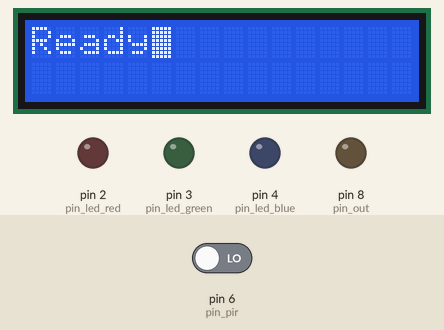
This program was run on a simulated Arduino Nano, built with avr-gcc and run on an emulated ATmega328P. Shown: 16×2 character LCD, output pins drawn as LEDs (lit = HIGH). The test bench sets the inputs (shaded band); at power-on: pin 6 (pin_pir) LOW.

Above: at 7.1 s.
9.3 s: pin 6 (pin_pir) driven HIGH
At 9.6 s:
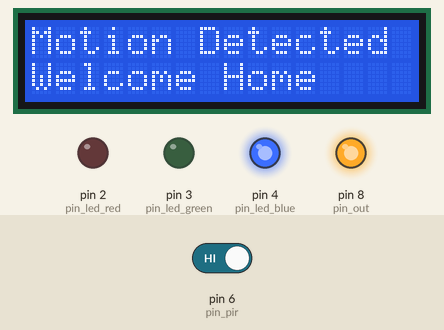
10.8 s: pin 6 (pin_pir) driven LOW
At 12.9 s:
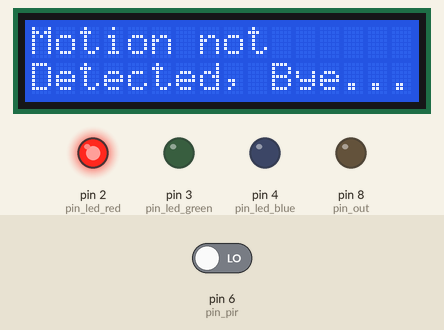
At 17.9 s:
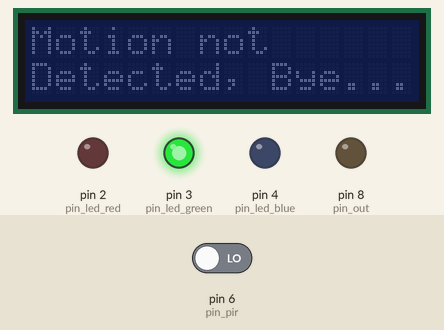
Timing chart, 0 to 19.4 s (numbered marks = the images above; inputs shaded):
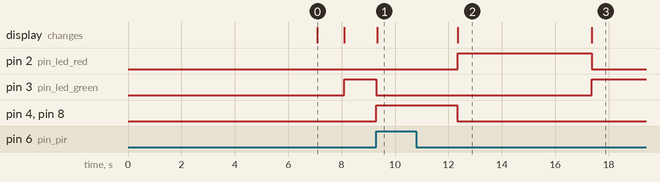

Measured:
- after the input at 9.3 s, pin 3 (pin_led_green): HIGH → LOW at once; pin 4 (pin_led_blue), pin 8 (pin_out): LOW → HIGH at once; the display: changes at once (image 1)
- after the input at 10.8 s, pin 2 (pin_led_red): LOW → HIGH after 1.6 s, → LOW 5.0 s later; pin 3 (pin_led_green): LOW → HIGH after 6.6 s; pin 4 (pin_led_blue), pin 8 (pin_out): HIGH → LOW after 1.5 s; the display: changes after 1.6 s (image 2)
- what the display in image 0 shows lasts 1.0 s, from 7.1 s to 8.1 s
- what the display in image 2 shows lasts 5.0 s, from 12.4 s to 17.4 s

The program:

main.cpp
```cpp
#include <Arduino.h>
#include <LiquidCrystal_I2C.h>
#define pin_pir 6
#define pin_led_red 2
#define pin_led_green 3
#define pin_led_blue 4
#define pin_out 8

int pir_state = 0, pir_previous_state = 0;
LiquidCrystal_I2C lcd(0x3F, 16, 2);

void setup()
{
    lcd.init();
    lcd.backlight();
    lcd.home();
    pinMode(pin_pir, INPUT);
    pinMode(pin_led_red, OUTPUT);
    pinMode(pin_led_green, OUTPUT);
    pinMode(pin_led_blue, OUTPUT);
    pinMode(pin_out, OUTPUT);
    lcd.print("Setting Up");
    lcd.blink();
    delay(7000);
    lcd.setCursor(0, 1);
    lcd.clear();
    lcd.print("Ready");
    delay(1000);
    lcd.noBlink();
    lcd.clear();
    lcd.noBacklight();
    digitalWrite(pin_led_green, HIGH);
}
void loop()
{
    pir_state = digitalRead(pin_pir);
    if (pir_state == HIGH && pir_previous_state == LOW)
    {
        lcd.backlight();
        lcd.clear();
        digitalWrite(pin_out, HIGH);
        digitalWrite(pin_led_blue, HIGH);
        digitalWrite(pin_led_green, LOW);
        lcd.setCursor(0, 0);
        lcd.print("Motion Detected");
        lcd.setCursor(0, 1);
        lcd.print("Welcome Home");
        pir_previous_state = 1;
        delay(3000);
    }
    else if (pir_state == LOW && pir_previous_state == HIGH)
    {
        digitalWrite(pin_out, LOW);
        digitalWrite(pin_led_blue, LOW);
        lcd.clear();
        lcd.setCursor(0, 0);
        lcd.print("Motion not");
        lcd.setCursor(0, 1);
        lcd.print("Detected, Bye...");
        pir_previous_state = 0;
        digitalWrite(pin_led_red, HIGH);
        digitalWrite(pin_led_green, LOW);
        delay(5000);
        digitalWrite(pin_led_green, HIGH);
        digitalWrite(pin_led_red, LOW);
        lcd.noBacklight();
    }
}
```
